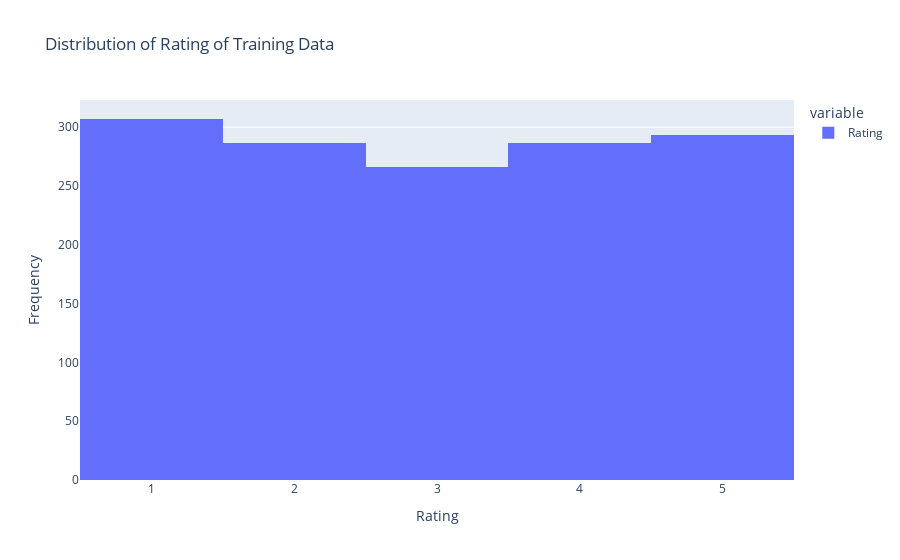

Write notebook code for a chart like this one.
### Markdown cell above
### Based on the error, we can see that SVD model predicts extreme ratings poorly (1 and 5)
#### it could be due to biases in the training data (e.g., fewer ratings of 1 or 5).  -- Implement bias correction or use a bias-aware matrix factorization model, which I checked the training data distribution which doesn't have data bias 
#### The model might overfit the training data, leading to poor generalization on extreme ratings (like 1 and 5).  ---Regularization

### Code cell
tmp=user_matrix_cleaned.merge(
    predictions_df,
    how='left',
    on=['User', 'Gift Idea']
)
fig=px.histogram(tmp.loc[tmp['SVD_Predictions'].isna(),'Rating'],title='Distribution of Rating of Training Data')
fig.update_layout(xaxis_title='Rating',
                 yaxis_title='Frequency')

### Figure 1 — Plotly figure (JSON) as saved in the notebook; plotly's stock layout.template omitted (floating-point values rounded to 4 significant figures; data arrays with more than 128 entries replaced by an {"elided": "..."} marker saying what was removed)
{"data": [{"alignmentgroup": "True", "bingroup": "x", "hovertemplate": "variable=Rating<br>value=%{x}<br>count=%{y}<extra></extra>", "legendgroup": "Rating", "marker": {"color": "#636efa", "pattern": {"shape": ""}}, "name": "Rating", "offsetgroup": "Rating", "orientation": "v", "showlegend": true, "type": "histogram", "x": {"elided": "1440 int values"}, "xaxis": "x", "yaxis": "y"}], "layout": {"autosize": true, "barmode": "relative", "legend": {"title": {"text": "variable"}, "tracegroupgap": 0}, "title": {"text": "Distribution of Rating of Training Data"}, "xaxis": {"anchor": "y", "autorange": true, "domain": [0, 1], "range": [0.5, 5.5], "title": {"text": "Rating"}, "type": "linear"}, "yaxis": {"anchor": "x", "autorange": true, "domain": [0, 1], "range": [0, 323.2], "title": {"text": "Frequency"}}}}
